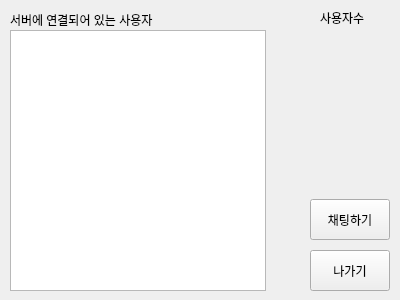
<?xml version="1.0" encoding="UTF-8"?>
<ui version="4.0">
 <class>Server</class>
 <widget class="QWidget" name="Server">
  <property name="geometry">
   <rect>
    <x>0</x>
    <y>0</y>
    <width>400</width>
    <height>300</height>
   </rect>
  </property>
  <property name="windowTitle">
   <string>Server</string>
  </property>
  <widget class="QLabel" name="userview">
   <property name="geometry">
    <rect>
     <x>10</x>
     <y>10</y>
     <width>221</width>
     <height>20</height>
    </rect>
   </property>
   <property name="text">
    <string>서버에 연결되어 있는 사용자</string>
   </property>
  </widget>
  <widget class="QListView" name="listView">
   <property name="geometry">
    <rect>
     <x>10</x>
     <y>30</y>
     <width>256</width>
     <height>261</height>
    </rect>
   </property>
  </widget>
  <widget class="QPushButton" name="exit_btn">
   <property name="geometry">
    <rect>
     <x>310</x>
     <y>250</y>
     <width>80</width>
     <height>41</height>
    </rect>
   </property>
   <property name="text">
    <string>나가기</string>
   </property>
  </widget>
  <widget class="QPushButton" name="chat_btn">
   <property name="geometry">
    <rect>
     <x>310</x>
     <y>199</y>
     <width>80</width>
     <height>41</height>
    </rect>
   </property>
   <property name="text">
    <string>채팅하기</string>
   </property>
  </widget>
  <widget class="QLabel" name="user">
   <property name="geometry">
    <rect>
     <x>320</x>
     <y>10</y>
     <width>91</width>
     <height>16</height>
    </rect>
   </property>
   <property name="text">
    <string>사용자수</string>
   </property>
  </widget>
 </widget>
 <resources/>
 <connections/>
</ui>
